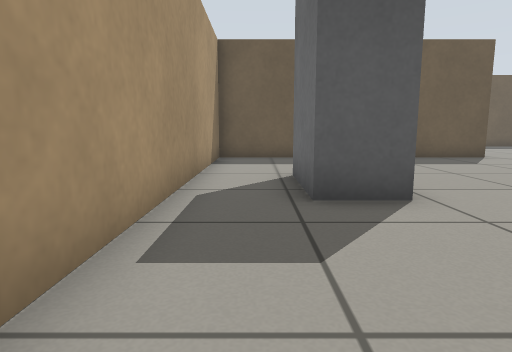
View 1 (above)

16 first-person views from a walk through a world built for the Gazebo simulator. The camera is 0.5 m above the floor, tilts 8° down and sees 75° across. The floor is counted in squares, 0.5 m on a side. Each view is taken from the middle of a square. On the plan, view 1 faces up. The plan holds only what a view shows up to about 12 squares ahead; the rest is blank.

View 2
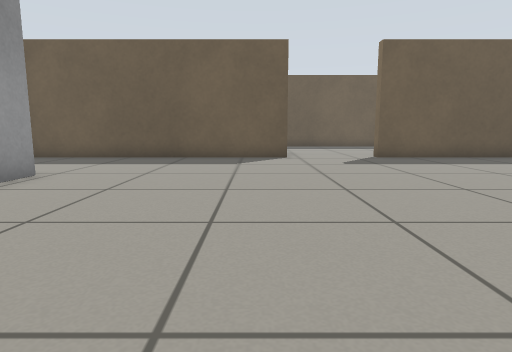

View 3
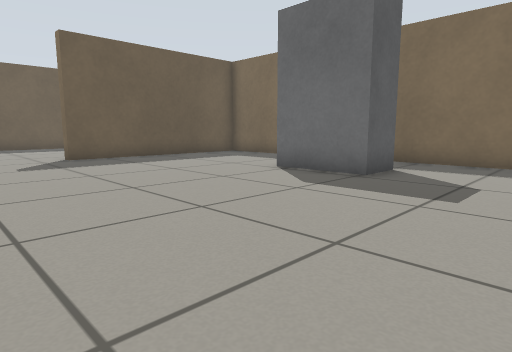

View 4
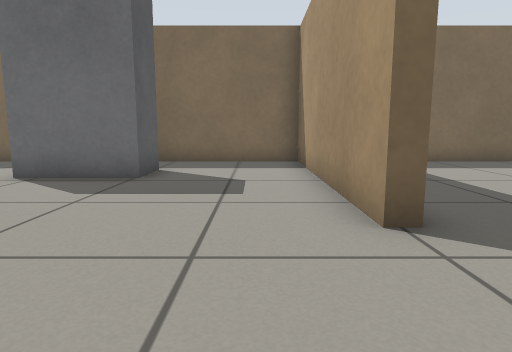

View 5
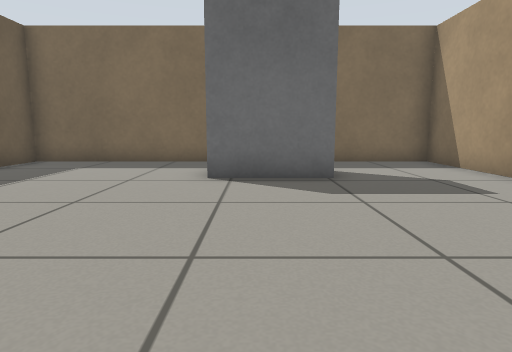

View 6
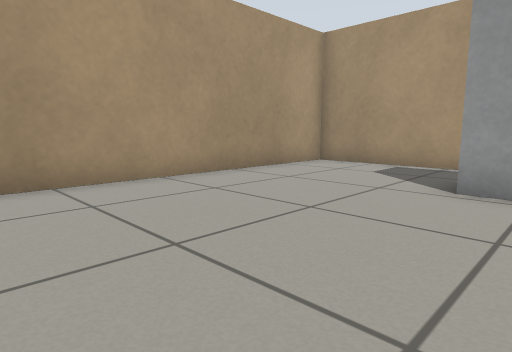

View 7
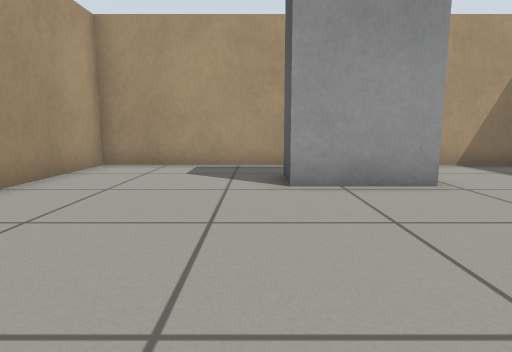

View 8
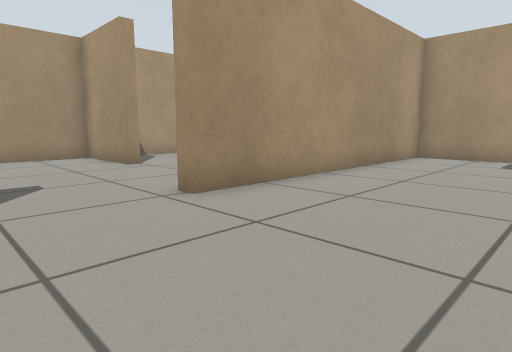

View 9
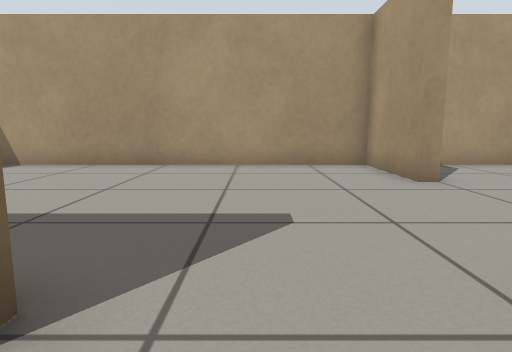

View 10
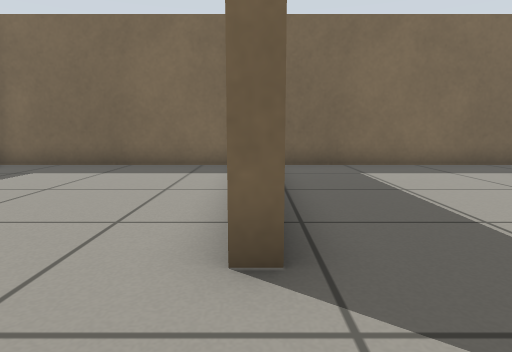

View 11
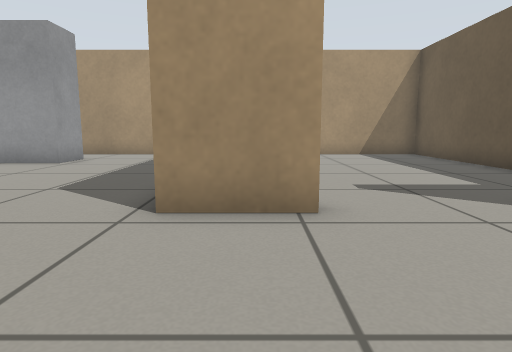

View 12
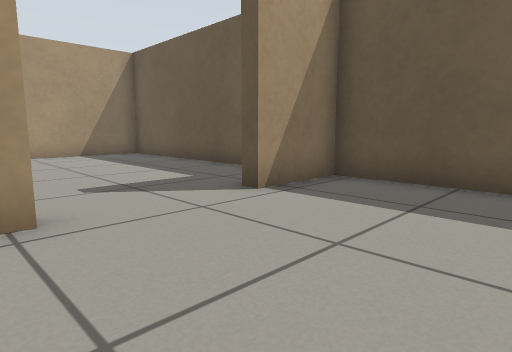

View 13
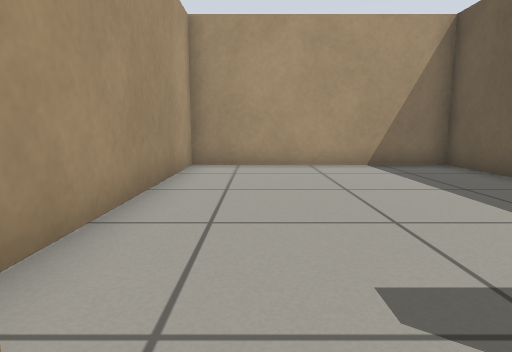

View 14
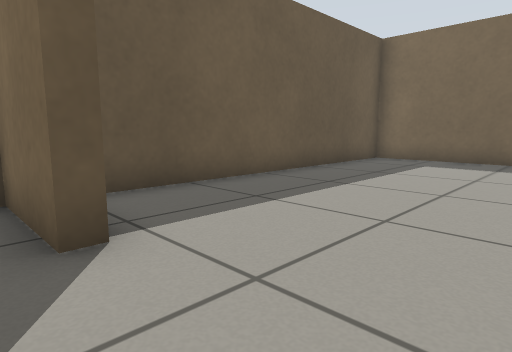

View 15
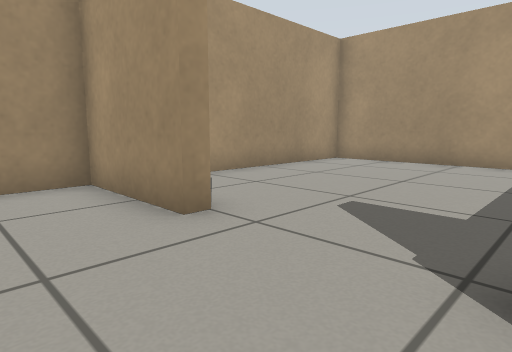

View 16
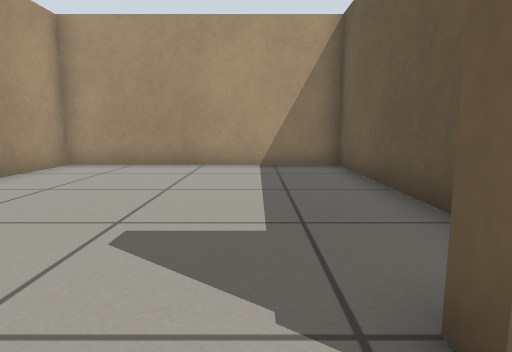

### Floor plan
Ten units are one square. View 1 is at (0, 0); x grows to the right and y downward. Boxes are objects, and circles mark ways between rooms. Rooms are numbered by the first view taken in them; rooms with no view inside come last. Other rooms are left out.
<svg viewBox="-18 -199 206 287">
<path fill="none" stroke="#000" d="M81 -118 -13 -118 -13 3 81 3 81 8M113 8 113 3 183 3 183 -118 113 -118 113 -122M81 -139 81 -118M183 -128 183 -193 81 -193 81 -169M52 -193 -13 -193 -13 -122 59 -122M81 -169 77 -169 77 -194M183 69 183 42M69 53 69 83 171 83M64 53 69 53M42 7 -13 7 -13 83 49 83M70 21 65 21"/>
<rect x="5" y="-75" width="20" height="30" fill="#bbb"><title>grey box</title></rect>
<rect x="145" y="-65" width="20" height="30" fill="#bbb"><title>grey box</title></rect>
<circle cx="100" cy="-120" r="3" fill="#2a7"/>
<circle cx="100" cy="10" r="3" fill="#2a7"/>
<circle cx="80" cy="-150" r="3" fill="#2a7"/>
<circle cx="70" cy="40" r="3" fill="#2a7"/>
<text x="90" y="-60">1</text>
<text x="130" y="-160">2</text>
<text x="30" y="-160">3</text>
<text x="130" y="50">4</text>
<text x="30" y="50">5</text>
</svg>
Room 1 opens to room 2. Room 1 opens to room 4. Room 2 opens to room 3. Room 4 opens to room 5.

Where each view was taken, in squares from view 1:
view 1: 0 up, 0 right, facing up
view 2: 0 up, 7 right, facing up
view 3: 0 up, 8 right, facing up-right
view 4: 1 up, 8 right, facing right
view 5: 5 up, 8 right, facing right
view 6: 6 up, 8 right, facing down-left
view 7: 4 up, 8 right, facing left
view 8: 4 up, 11 right, facing down-left
view 9: 1 up, 10 right, facing down
view 10: 12 up, 9 right, facing right
view 11: 13 up, 12 right, facing left
view 12: 13 up, 12 right, facing up-left
view 13: 14 up, 8 right, facing left
view 14: 14 up, 7 right, facing up-right
view 15: 2 down, 9 right, facing down-left
view 16: 3 down, 8 right, facing left
